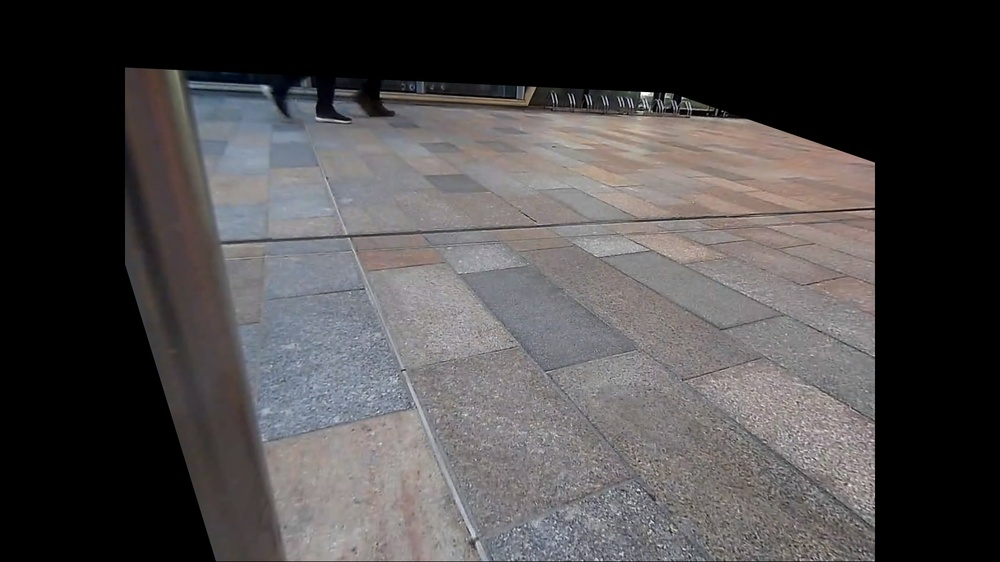
#> input picture hoxton_mall_entrance_2021-02-05.jpg, 1000 x 562 px, shrunk from 1920 x 1080 before the run
$ jupyter execute --allow-errors FootDetection.ipynb
#> lines starting #> are read from the running program, lines starting #| are printed output that depends on the picture
### Foot Detection

[cell 1]
import cv2
import imutils
import numpy as np
import matplotlib.pyplot as plt
from PIL import Image
from imageai.Detection.Custom import CustomObjectDetection
import cv2
import matplotlib.pyplot as plt
import cvlib as cv
from cvlib.object_detection import draw_bbox

[cell 2]
im = cv2.imread('hoxton_mall_entrance_2021-02-05.jpg')
#> im is the input picture: shape (562, 1000, 3); mean B, G, R 73.5, 73, 75.8
#> (the rest of this cell did not finish here and is left out)

[cell 3]
im = cv2.imread('hoxton_mall_entrance_2021-02-07.jpg')
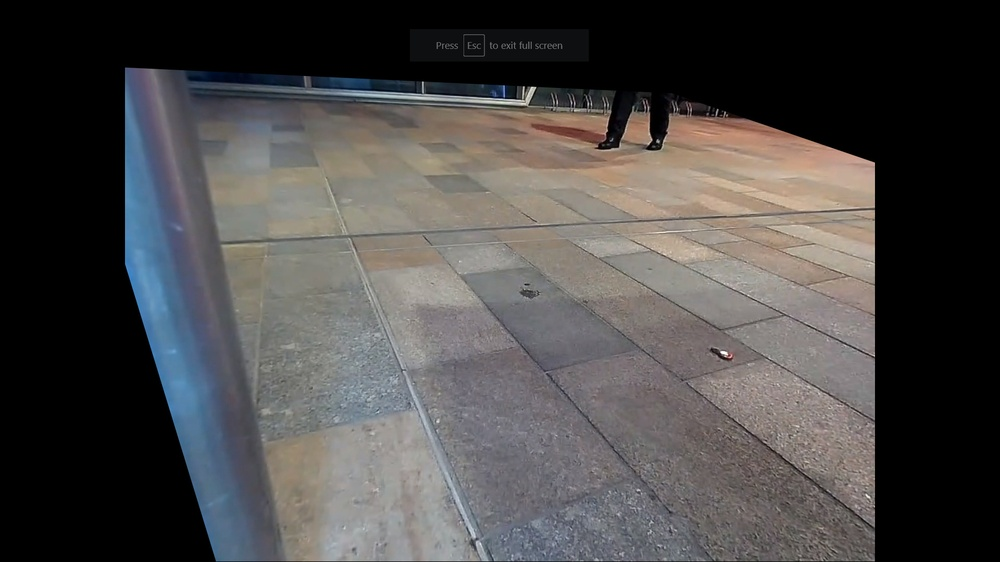
#> input picture hoxton_mall_entrance_2021-02-07.jpg, 1000 x 562 px, shrunk from 1920 x 1080 before the run
#> im is the input picture: shape (562, 1000, 3); mean B, G, R 72.4, 73.1, 75.1
#> (the rest of this cell did not finish here and is left out)

[cell 4]
im = cv2.imread('hoxton_mall_entrance_2021-02-15.jpg')
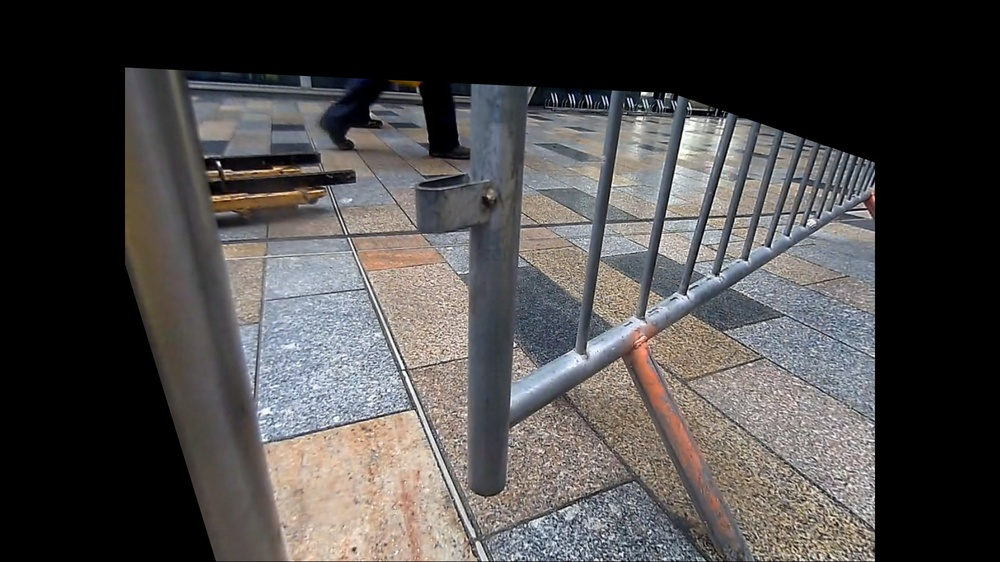
#> input picture hoxton_mall_entrance_2021-02-15.jpg, 1000 x 562 px, shrunk from 1920 x 1080 before the run
#> im is the input picture: shape (562, 1000, 3); mean B, G, R 72.1, 72.6, 75.1
#> (the rest of this cell did not finish here and is left out)

[cell 5]
im = cv2.imread('hoxton_mall_entrance_2021-02-13.jpg')
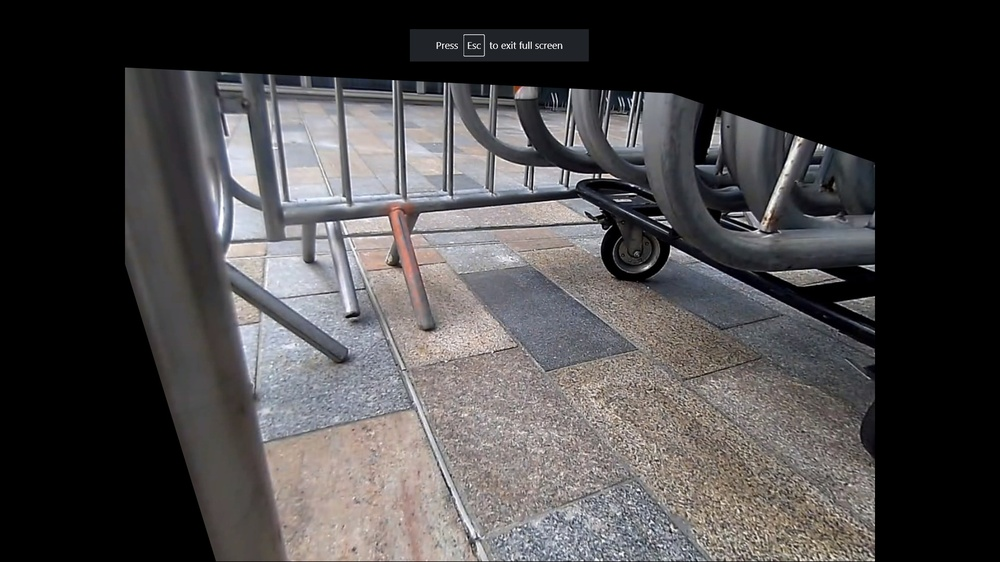
#> input picture hoxton_mall_entrance_2021-02-13.jpg, 1000 x 562 px, shrunk from 1920 x 1080 before the run
#> im is the input picture: shape (562, 1000, 3); mean B, G, R 71.1, 70.5, 72.8
#> (the rest of this cell did not finish here and is left out)

[cell 6]
im = cv2.imread('hoxton_mall_entrance_2021-02-11.jpg')
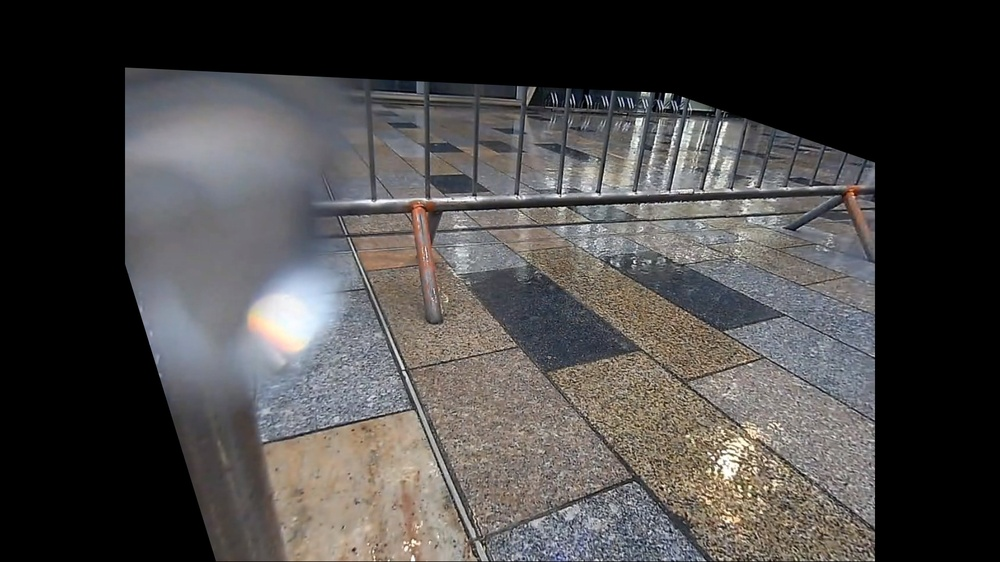
#> input picture hoxton_mall_entrance_2021-02-11.jpg, 1000 x 562 px, shrunk from 1920 x 1080 before the run
#> im is the input picture: shape (562, 1000, 3); mean B, G, R 69.7, 70.4, 72.7
#> (the rest of this cell did not finish here and is left out)

[cell 7]
im = cv2.imread('hoxton_mall_entrance_2021-02-09.jpg')
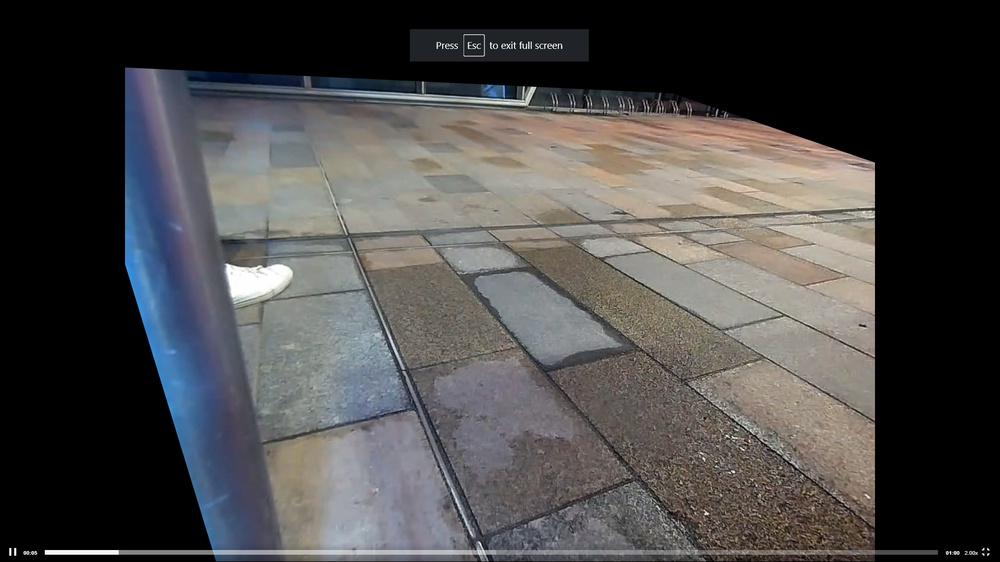
#> input picture hoxton_mall_entrance_2021-02-09.jpg, 1000 x 562 px, shrunk from 1920 x 1080 before the run
#> im is the input picture: shape (562, 1000, 3); mean B, G, R 72.6, 72.9, 74.1
#> (the rest of this cell did not finish here and is left out)
